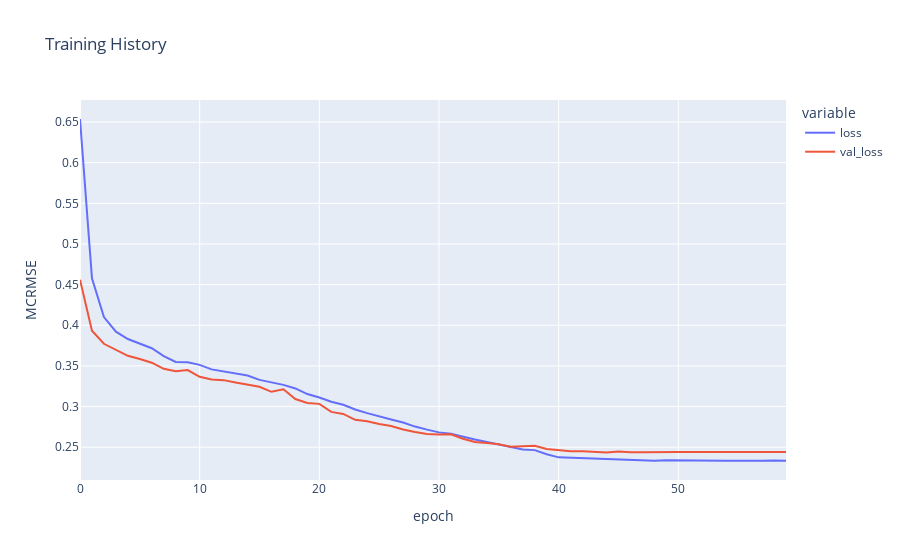

Write notebook code for a chart like this one.
### Code cell
fig = px.line(
    history.history, y=['loss', 'val_loss'],
    labels={'index': 'epoch', 'value': 'MCRMSE'}, 
    title='Training History')

fig.show()

### Figure 1 — Plotly figure (JSON) as saved in the notebook; plotly's stock layout.template omitted (floating-point values rounded to 4 significant figures)
{"data": [{"hovertemplate": "variable=loss<br>epoch=%{x}<br>MCRMSE=%{y}<extra></extra>", "legendgroup": "loss", "line": {"color": "#636efa", "dash": "solid"}, "mode": "lines", "name": "loss", "orientation": "v", "showlegend": true, "type": "scatter", "x": [0, 1, 2, 3, 4, 5, 6, 7, 8, 9, 10, 11, 12, 13, 14, 15, 16, 17, 18, 19, 20, 21, 22, 23, 24, 25, 26, 27, 28, 29, 30, 31, 32, 33, 34, 35, 36, 37, 38, 39, 40, 41, 42, 43, 44, 45, 46, 47, 48, 49, 50, 51, 52, 53, 54, 55, 56, 57, 58, 59], "xaxis": "x", "y": [0.6537, 0.4577, 0.41, 0.3921, 0.3831, 0.3777, 0.3717, 0.3622, 0.3549, 0.3545, 0.3513, 0.3457, 0.3433, 0.3403, 0.3383, 0.3328, 0.33, 0.3267, 0.3223, 0.3154, 0.3112, 0.306, 0.3022, 0.2964, 0.2919, 0.2878, 0.2842, 0.2804, 0.2754, 0.2716, 0.2683, 0.2665, 0.2628, 0.2595, 0.2564, 0.2534, 0.2501, 0.2473, 0.2465, 0.2413, 0.2375, 0.237, 0.2363, 0.2357, 0.2351, 0.2349, 0.2344, 0.2337, 0.2335, 0.2339, 0.2337, 0.2333, 0.2339, 0.2334, 0.2334, 0.2335, 0.2331, 0.2334, 0.2336, 0.2334], "yaxis": "y"}, {"hovertemplate": "variable=val_loss<br>epoch=%{x}<br>MCRMSE=%{y}<extra></extra>", "legendgroup": "val_loss", "line": {"color": "#EF553B", "dash": "solid"}, "mode": "lines", "name": "val_loss", "orientation": "v", "showlegend": true, "type": "scatter", "x": [0, 1, 2, 3, 4, 5, 6, 7, 8, 9, 10, 11, 12, 13, 14, 15, 16, 17, 18, 19, 20, 21, 22, 23, 24, 25, 26, 27, 28, 29, 30, 31, 32, 33, 34, 35, 36, 37, 38, 39, 40, 41, 42, 43, 44, 45, 46, 47, 48, 49, 50, 51, 52, 53, 54, 55, 56, 57, 58, 59], "xaxis": "x", "y": [0.4561, 0.3932, 0.3772, 0.3702, 0.3624, 0.3585, 0.354, 0.3465, 0.3435, 0.345, 0.3367, 0.3332, 0.3325, 0.3297, 0.3271, 0.3243, 0.3181, 0.3213, 0.3093, 0.3045, 0.3033, 0.2935, 0.291, 0.2838, 0.282, 0.2785, 0.2761, 0.2718, 0.2686, 0.2664, 0.2656, 0.2659, 0.2604, 0.2564, 0.2551, 0.2538, 0.2507, 0.2515, 0.2517, 0.2477, 0.2462, 0.245, 0.245, 0.2447, 0.2435, 0.2447, 0.2438, 0.2439, 0.2442, 0.2442, 0.2441, 0.2441, 0.2441, 0.2441, 0.2441, 0.2441, 0.2441, 0.2441, 0.2441, 0.2441], "yaxis": "y"}], "layout": {"legend": {"title": {"text": "variable"}, "tracegroupgap": 0}, "title": {"text": "Training History"}, "xaxis": {"anchor": "y", "domain": [0, 1], "title": {"text": "epoch"}}, "yaxis": {"anchor": "x", "domain": [0, 1], "title": {"text": "MCRMSE"}}}}
